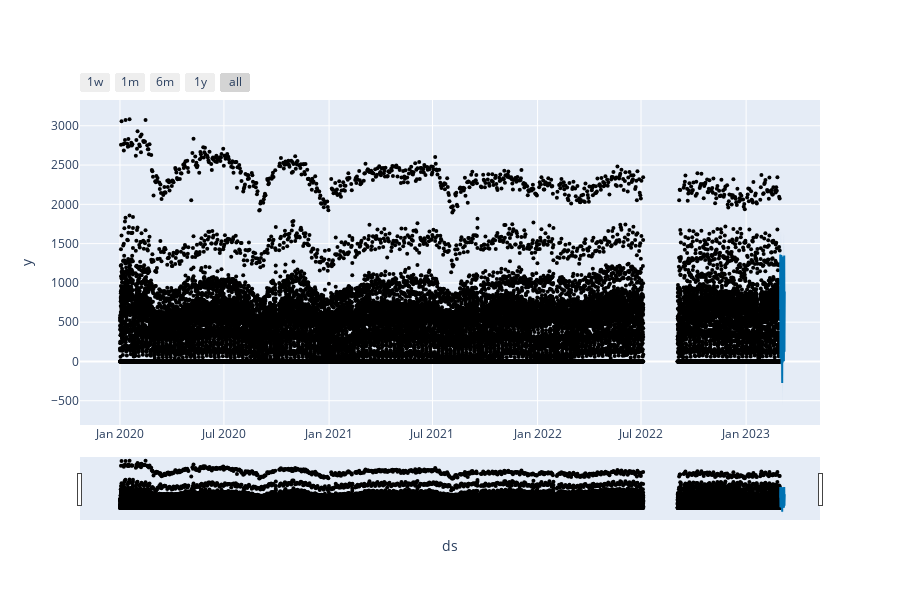

Notebook code cell kept with this figure:
### Code cell
plot_plotly(m, forecast)

### Figure 1 — Plotly figure (JSON) as saved in the notebook; plotly's stock layout.template omitted (floating-point values rounded to 4 significant figures; data arrays with more than 128 entries replaced by an {"elided": "..."} marker saying what was removed)
{"data": [{"marker": {"color": "black", "size": 4}, "mode": "markers", "name": "Actual", "type": "scatter", "x": {"elided": "26287 str values"}, "y": {"elided": "26287 int values"}}, {"hoverinfo": "skip", "line": {"width": 0}, "mode": "lines", "type": "scatter", "x": {"elided": "200 str values"}, "y": {"elided": "200 float values"}}, {"fill": "tonexty", "fillcolor": "rgba(0, 114, 178, 0.2)", "line": {"color": "#0072B2", "width": 2}, "mode": "lines", "name": "Predicted", "type": "scatter", "x": {"elided": "200 str values"}, "y": {"elided": "200 float values"}}, {"fill": "tonexty", "fillcolor": "rgba(0, 114, 178, 0.2)", "hoverinfo": "skip", "line": {"width": 0}, "mode": "lines", "type": "scatter", "x": {"elided": "200 str values"}, "y": {"elided": "200 float values"}}], "layout": {"height": 600, "showlegend": false, "width": 900, "xaxis": {"rangeselector": {"buttons": [{"count": 7, "label": "1w", "step": "day", "stepmode": "backward"}, {"count": 1, "label": "1m", "step": "month", "stepmode": "backward"}, {"count": 6, "label": "6m", "step": "month", "stepmode": "backward"}, {"count": 1, "label": "1y", "step": "year", "stepmode": "backward"}, {"step": "all"}]}, "rangeslider": {"visible": true}, "title": {"text": "ds"}, "type": "date"}, "yaxis": {"title": {"text": "y"}}}}
